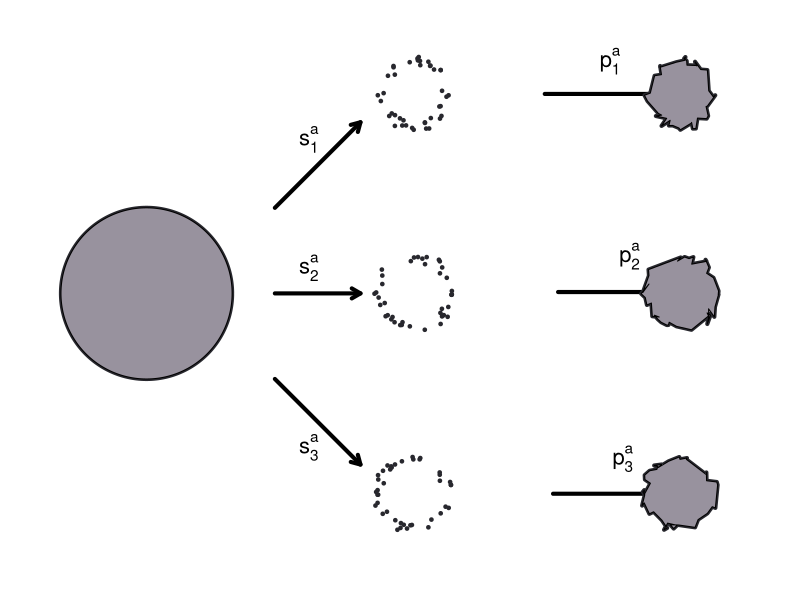
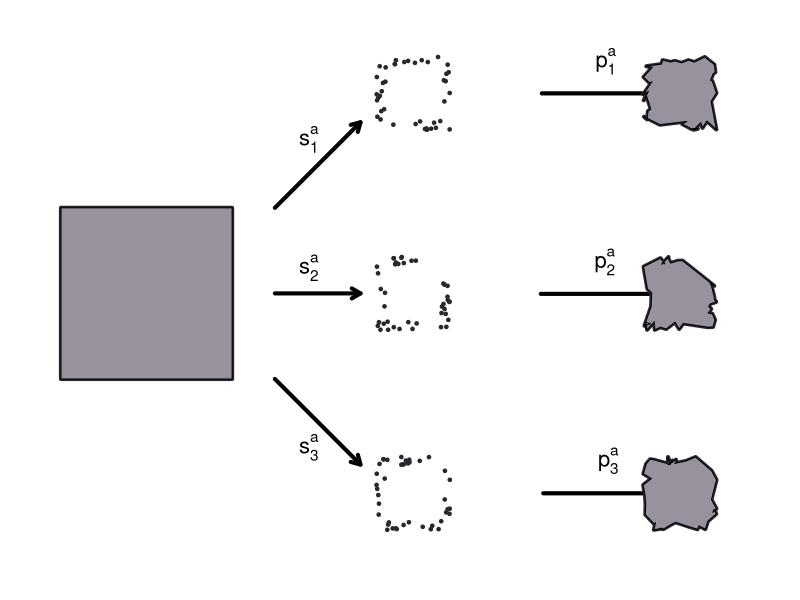

Write R code to recreate these figures, in order.
## ---- chunk 1
library('abind')

lweight <- 4
len <- 500
nsamples <- 40
nsims <- 3
noise1 <- 0.15
darkcol <- '#28282e'
lightcol <- '#98929e'

circle <- function(){
  theta <- seq(from = 0, to = 2*pi - pi/len, by = 2*pi/len)
  x <- cos(theta)
  y <- sin(theta)
  circ <- list(x, y)
}

square <- function(){
  range <- seq(from = -1, to = 1, by = 2/(len/4))
  static <- rep(1, each = len/4)
  x <- c(range, static, -range, -static) 
  y <- c(static, -range, -static, range)
  sqr <- list(x, y)
}

shape_plot <- function(xs, ys, typ){
  size <- lweight
  if (typ == 'p'){
    size <- size/3
  }
  plot(xs, ys, type=typ, axes=FALSE, xlab='', ylab='', pch=20, asp=1, lwd=size, col=darkcol)
  if (typ == 'l'){
    polygon(x=xs, y=ys, col=lightcol)
  }
}

sample1 <- function(data, n){
  pts <- sort(floor(runif(n, min=1, max=len)))
  xs <- data[[1]]
  x <- xs[pts] + noise1*runif(n, min=-1, max=1)
  x <- c(x, x[1])
  ys <- data[[2]]
  y <- ys[pts] + noise1*runif(n, min=-1, max=1)
  y <- c(y, y[1])
  samp <- list(x, y)
}

simulate_shape <- function(fn){
  layout(matrix(c(1,2,3, 1,4,5, 1,6,7), 3, 3, byrow = TRUE))
  par(xpd=NA)
  shape <- fn()
  shape_plot(shape[[1]], shape[[2]], 'l')
  
  arrows(x0=1.5, x1=2.5, y0=1, y1=2, length=0.1, lwd = lweight)
  arrows(x0=1.5, x1=2.5, y0=0, y1=0, length=0.1, lwd = lweight)
  arrows(x0=1.5, x1=2.5, y0=-1, y1=-2, length=0.1, lwd = lweight)
  text(x=1.9, y=1.8, expression('s'[1]^'a'), cex=2)
  text(x=1.9, y=0.3, expression('s'[2]^'a'), cex=2)
  text(x=1.9, y=-1.8, expression('s'[3]^'a'), cex=2)

  label <- rep(as.character(substitute(fn)), nsims)
  data <- array(data=NA, c(2, nsamples, nsims))
  dim(data)
  for (i in 1:nsims){
    samp <- sample1(shape, nsamples)
    shape_plot(samp[[1]], samp[[2]], 'p')
    arrows(x0=4, x1=8, y0=0, y1=0, length=0.1, lwd=lweight)
    text(x=6, y=1., bquote(p[.(i)]^'a'), cex=2)
    shape_plot(samp[[1]], samp[[2]], 'l')
    data[1, ,i] <- samp[[1]][1:nsamples]
    data[2, ,i] <- samp[[2]][1:nsamples]
  }
  values <- list(label, data)
}
## ---- chunk 2
vals <- simulate_shape(circle)
labels <- vals[[1]]
data <- vals[[2]]
## ---- chunk 3
vals <- simulate_shape(square)
labels <- c(labels, vals[[1]])
data <- abind(data, vals[[2]])
## ---- chunk 4
print(labels)
print(dim(data))
